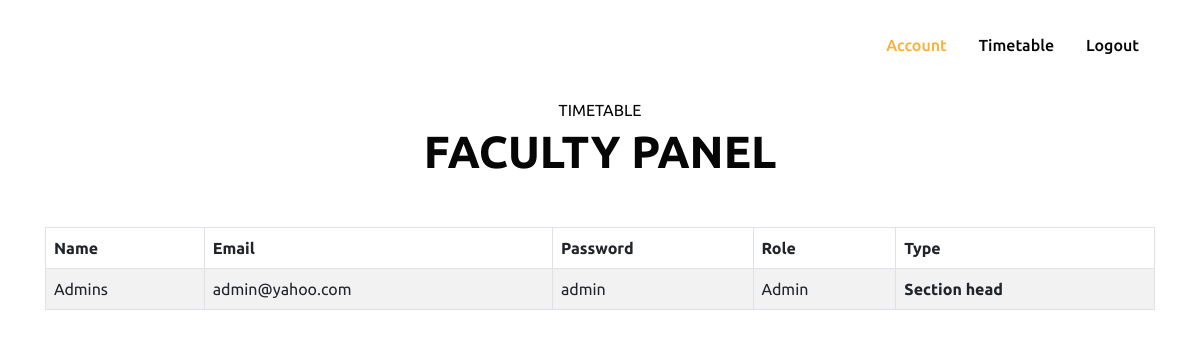
/back_faculty.php (signed in), run on the app's committed database.
### tables this page shows
CREATE TABLE `user` (
  `id` int(11) NOT NULL,
  `name` varchar(255) NOT NULL,
  `email` varchar(255) NOT NULL,
  `password` varchar(255) NOT NULL,
  `role` varchar(255) NOT NULL,
  `type` varchar(255) NOT NULL,
  `status` varchar(255) NOT NULL,
  `class` varchar(255) NOT NULL
);

### validate.php (called while the page is built, shortened)
<?php
$user_id = $_SESSION['id'];
?>

### back_faculty.php (the view, shortened to what this page needs)
<?php include_once('header.php'); ?>
<?php include_once('nav_faculty.php'); ?>
<?php include_once('validate.php'); ?>
<?php
$get_profile = mysqli_query($db, "SELECT * FROM user WHERE id = '$user_id' ");
if(mysqli_num_rows($get_profile)){
    $get_data = mysqli_fetch_assoc($get_profile);
    $name = $get_data['name'];
    $email = $get_data['email'];
    $password = $get_data['password'];
    $role = $get_data['role'];
    $type = $get_data['type'];
    switch ($type) {
        case '1':
            $type_a = "<b>Section head</b>";
            break;
    }
}else{
    header('location: logout.php');
}
?>
    <section class="w3l-contact py-5" id="contact">
        <div class="container py-md-5 py-4">
            <div class="title-main text-center mx-auto mb-md-5 mb-4" style="max-width:500px;">
                <p class="text-uppercase">TIMETABLE</p>
                <h3 class="title-style">FACULTY PANEL</h3>
            </div>
            <div class="row contact-block">
                <div class="col-md-12 contact-right">
                    <table class="table table-bordered table-striped">
                        <thead>
                            <tr>
                                <th>Name</th>
                                <th>Email</th>
                                <th>Password</th>
                                <th>Role</th>
                                <th>Type</th>
                            </tr>
                        </thead>
                        <tbody>
                            <tr>
                                <td><?php echo $name ?></td>
                                <td><?php echo $email ?></td>
                                <td><?php echo $password ?></td>
                                <td><?php echo ucfirst($role); ?></td>
                                <td><?php echo $type_a ?></td>
                            </tr>
                        </tbody>
                    </table>
                </div>
            </div>
        </div>
    </section>

### data on the page
user: name "Admins", email "admin@yahoo.com", password "admin", role "Admin"
